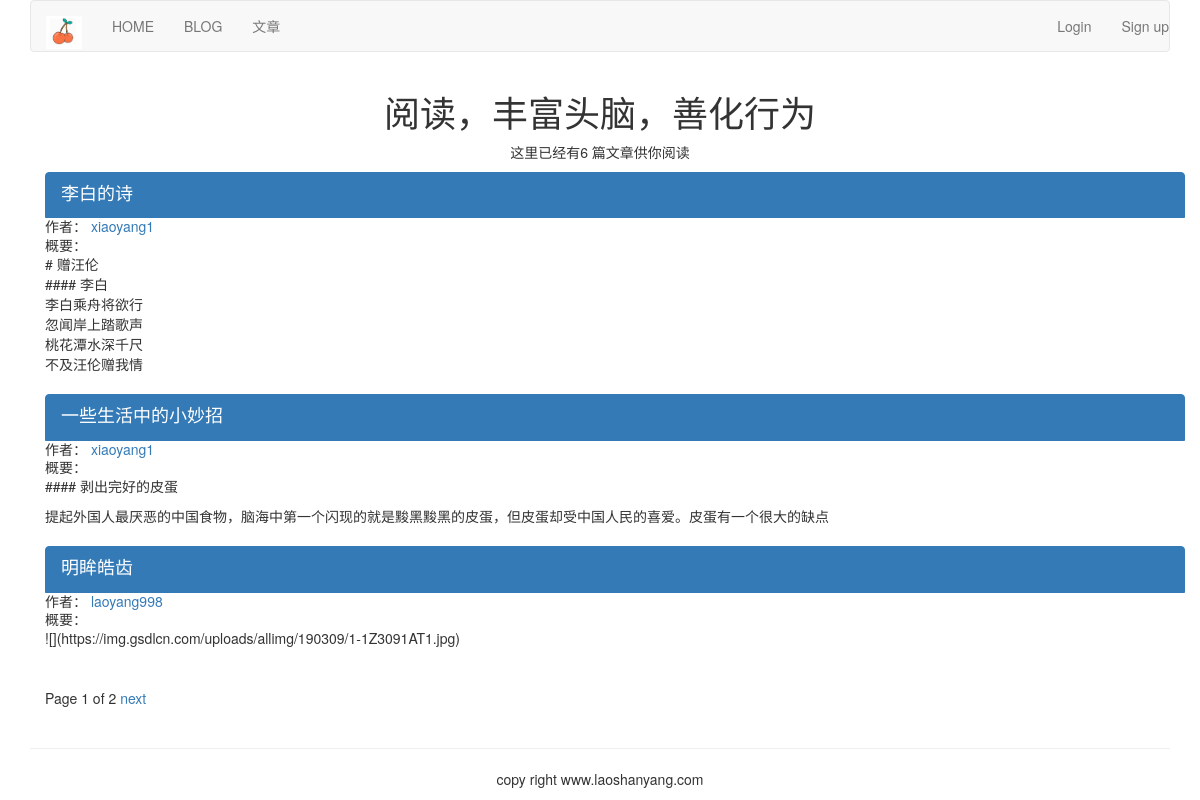
The app's page /article/list_article_titles, older data.
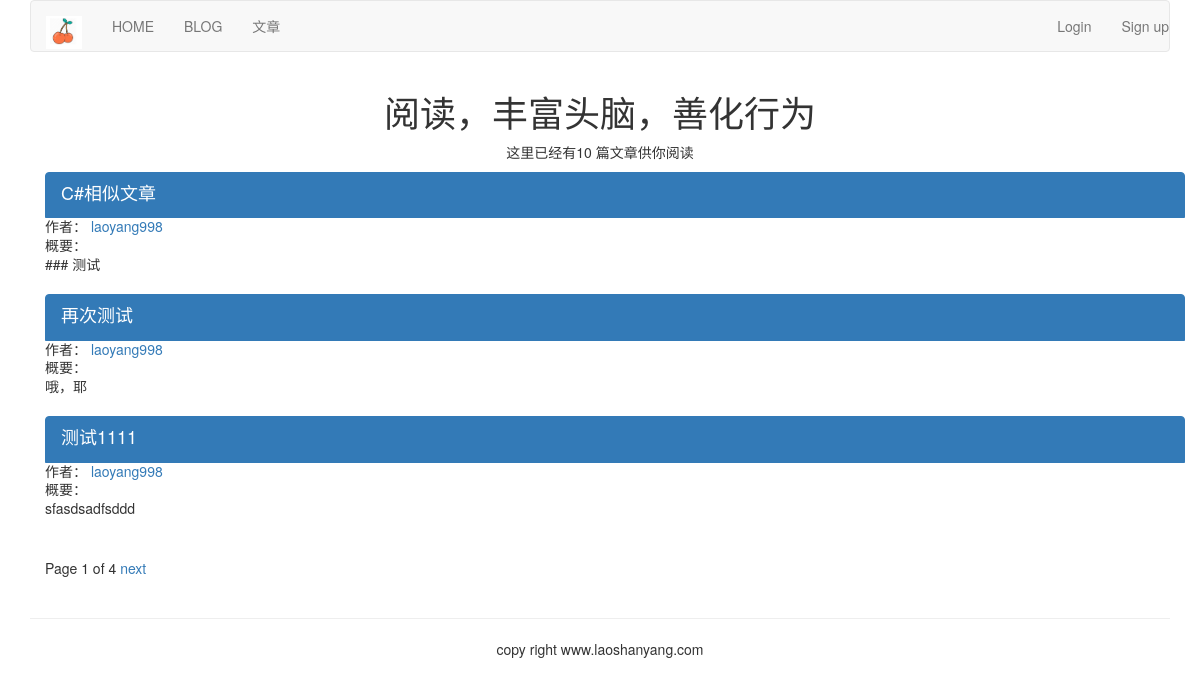
The same page, newer data.
### article/models.py (models this page shows, shortened)
class ArticlePost(models.Model):
    author = models.ForeignKey(User, related_name='article', on_delete=models.CASCADE)
    title = models.CharField(max_length=200)
    slug = models.SlugField(max_length=500)
    column = models.ForeignKey(ArticleColumn, related_name='article_colum', on_delete=models.CASCADE)
    body = models.TextField()
    created = models.DateTimeField(default=timezone.now)
    update = models.DateTimeField(auto_now=True)
    users_like = models.ManyToManyField(User, related_name='articles_like', blank=True)
    article_views = models.IntegerField(default=0)
    article_tag=models.ManyToManyField(ArticleTag,related_name='article_tag',blank=True)
    class Meta:
        ordering = ('-update',)
        index_together = (('id', 'slug'),)
    def get_url_path(self):
        return reverse('article:list_article_detail', args=[self.id, self.slug])

### article/list_views.py (the view)
# urls.py: path('list_article_titles', list_views.article_titles, name='list_article_titles'),
def article_titles(request, username=None):
    if username:
        user = User.objects.get(username=username)
        article_title = ArticlePost.objects.filter(author=user)
        try:
            userinfo = user.userinfo
        except:
            userinfo = None
    else:
        article_title = ArticlePost.objects.all()
    paginator = Paginator(article_title, 3)
    page = request.GET.get('page')
    try:
        current_page = paginator.page(page)
        articles = current_page.object_list
    except PageNotAnInteger:
        current_page = paginator.page(1)
        articles = current_page.object_list
    except EmptyPage:
        current_page = paginator(paginator.num_pages)
        articles = current_page.object_list
    if username:
        return render(request, 'article/list/author_articles.html', {'articles': articles,
                                                                     'page': current_page,
                                                                     'userinfo': userinfo,
                                                                     'user': user})
    return render(request, 'article/list/article_titles.html', {'articles': articles,
                                                                'page': current_page})

### article/templatetags/article_tags.py (called while the page is built)
@register.simple_tag
def total_article():
    return ArticlePost.objects.count()

### templates/article/list/article_titles.html (shortened to what this page needs)
{% extends 'base.html' %}
{% load article_tags %}
{% block content %}
    <div class="row text-center vertical-middle-sm">
        <h1>阅读，丰富头脑，善化行为</h1>
        <p>这里已经有{% total_article %} 篇文章供你阅读</p>
    </div>
    <div class="container">
        {% for article in articles %}
            <div class="list-group">
                <a href=" {{ article.get_url_path }}" class="list-group-item active">
                    <h4 class="list-group-item-heading">{{ article.title }}</h4>
                </a>
                <p class="list-group-item-text">作者：
                    <a href="{% url 'article:author_articles' article.author.username %}">
                        {{ article.author.username }}</a></p>
                <p class="list-group-item-text">概要：{{ article.body|slice:'70'|linebreaks }}</p>
            </div>
        {% endfor %}
        {% include 'paginator.html' %}
    </div>
{% endblock %}

Row changes from the older to the newer data that the page shows:
no longer on this page (row unchanged): ArticlePost: title "李白的诗", author.username "xiaoyang1", body "# 赠汪伦 #### 李白 李白乘舟将欲行 忽闻岸上踏歌声 桃花潭水深千尺 不及汪伦赠我情"
no longer on this page (row edited): ArticlePost: title "一些生活中的小妙招", author.username "xiaoyang1", body "#### 剥出完好的皮蛋 提起外国人最厌恶的中国食物，脑海中第一个闪现的就是黢黑黢黑的皮蛋，但皮蛋却受中国人民的喜爱。皮蛋有一个很大的缺点"
no longer on this page (row edited): ArticlePost: title "明眸皓齿", author.username "laoyang998", body "![](https://img.gsdlcn.com/uploads/allimg/190309/1-1Z3091AT1.jpg)"
added ArticlePost: title "C#相似文章", author.username "laoyang998", body "### 测试"
added ArticlePost: title "再次测试", author.username "laoyang998", body "哦，耶"
added ArticlePost: title "测试1111", author.username "laoyang998", body "sfasdsadfsddd"
Text that changed along with them:
{{ page.paginator.num_pages }}: "2" → "4"
text no longer shown: "6"
text now shown: "10"
